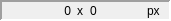
   <widget class="QFrame" name="frame_image_resolution">
    <property name="geometry">
     <rect>
      <x>250</x>
      <y>6</y>
      <width>171</width>
      <height>21</height>
     </rect>
    </property>
    <property name="toolTip">
     <string>&lt;html&gt;&lt;head/&gt;&lt;body&gt;&lt;p&gt;Size of the image in pixels&lt;/p&gt;&lt;/body&gt;&lt;/html&gt;</string>
    </property>
    <property name="frameShape">
     <enum>QFrame::Panel</enum>
    </property>
    <property name="frameShadow">
     <enum>QFrame::Sunken</enum>
    </property>
    <property name="lineWidth">
     <number>2</number>
    </property>
    <widget class="QLabel" name="label_14">
     <property name="geometry">
      <rect>
       <x>0</x>
       <y>1</y>
       <width>21</width>
       <height>21</height>
      </rect>
     </property>
     <property name="toolTip">
      <string>&lt;html&gt;&lt;head/&gt;&lt;body&gt;&lt;p&gt;Size of the image in pixels&lt;/p&gt;&lt;/body&gt;&lt;/html&gt;</string>
     </property>
     <property name="text">
      <string/>
     </property>
     <property name="pixmap">
      <pixmap resource="resources.qrc">:/icons/image.png</pixmap>
     </property>
     <property name="scaledContents">
      <bool>true</bool>
     </property>
    </widget>
    <widget class="QLabel" name="label_image_width">
     <property name="geometry">
      <rect>
       <x>20</x>
       <y>0</y>
       <width>51</width>
       <height>21</height>
      </rect>
     </property>
     <property name="toolTip">
      <string>Image width</string>
     </property>
     <property name="text">
      <string>0</string>
     </property>
     <property name="alignment">
      <set>Qt::AlignRight|Qt::AlignTrailing|Qt::AlignVCenter</set>
     </property>
    </widget>
    <widget class="QLabel" name="label_image_height">
     <property name="geometry">
      <rect>
       <x>90</x>
       <y>0</y>
       <width>51</width>
       <height>21</height>
      </rect>
     </property>
     <property name="toolTip">
      <string>Image height</string>
     </property>
     <property name="text">
      <string>0</string>
     </property>
    </widget>
    <widget class="QLabel" name="label_13">
     <property name="geometry">
      <rect>
       <x>147</x>
       <y>0</y>
       <width>16</width>
       <height>21</height>
      </rect>
     </property>
     <property name="toolTip">
      <string>Size of the image in pixels</string>
     </property>
     <property name="text">
      <string>px</string>
     </property>
    </widget>
    <widget class="QLabel" name="label_12">
     <property name="geometry">
      <rect>
       <x>77</x>
       <y>0</y>
       <width>16</width>
       <height>21</height>
      </rect>
     </property>
     <property name="toolTip">
      <string>&lt;html&gt;&lt;head/&gt;&lt;body&gt;&lt;p&gt;Size of the image in pixels&lt;/p&gt;&lt;/body&gt;&lt;/html&gt;</string>
     </property>
     <property name="text">
      <string>x</string>
     </property>
    </widget>
   </widget>
